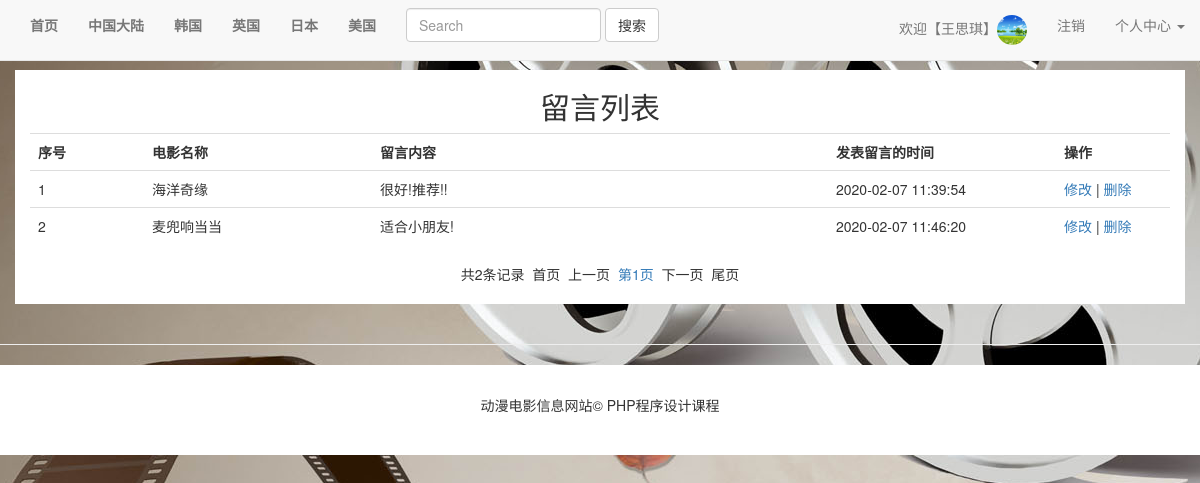
Screenshot of /myCommentList.php (signed in) with the database file from the repository.
### tables this page shows
CREATE TABLE `area`  (
  `aid` int(11) NOT NULL AUTO_INCREMENT,
  `areaname` varchar(20) NOT NULL,
  PRIMARY KEY (`aid`) USING BTREE
);

CREATE TABLE `users`  (
  `uid` int(11) NOT NULL AUTO_INCREMENT,
  `uname` varchar(10) NOT NULL,
  `password` varchar(32) NOT NULL,
  `gender` tinyint(4) NOT NULL,
  `tel` varchar(20) NOT NULL,
  `photo` varchar(30) NOT NULL,
  `email` varchar(30) NOT NULL,
  `createtime` datetime(0) NOT NULL,
  `updatetime` timestamp(0) NOT NULL DEFAULT current_timestamp() ON UPDATE CURRENT_TIMESTAMP(0),
  PRIMARY KEY (`uid`) USING BTREE
);

CREATE TABLE `comments`  (
  `cid` int(11) NOT NULL AUTO_INCREMENT,
  `content` text NOT NULL,
  `cdate` datetime(0) NOT NULL,
  `uid` int(11) NOT NULL,
  `vid` int(11) NOT NULL,
  PRIMARY KEY (`cid`) USING BTREE,
  INDEX `FK_comments_uid`(`uid`) USING BTREE,
  INDEX `FK_comments_vid`(`vid`) USING BTREE
);

CREATE TABLE `videos`  (
  `vid` int(11) NOT NULL AUTO_INCREMENT,
  `videoname` varchar(50) NOT NULL COMMENT '电影名称',
  `aid` int(11) NOT NULL COMMENT '区域',
  `pic` varchar(30) NOT NULL COMMENT '海报',
  `intro` text NOT NULL COMMENT '简介',
  `createtime` datetime(0) NOT NULL,
  `updatetime` timestamp(0) NOT NULL DEFAULT current_timestamp() ON UPDATE CURRENT_TIMESTAMP(0),
  `clicks` int(11) NOT NULL DEFAULT 0 COMMENT '点击次数',
  `downloads` int(11) NOT NULL DEFAULT 0 COMMENT '下载次数',
  `link` varchar(200) NOT NULL COMMENT '下载地址',
  PRIMARY KEY (`vid`) USING BTREE
);

### myCommentList.php (the view, shortened to what this page needs)
<?php
require_once('tpl/head.php');
$link=connect();
$uname=$_SESSION["user"];
$sql1="select uid from users where uname='$uname'";
$rs1=mysqli_query($link,$sql1)or die('查询1失败！'.mysqli_error($link));
$row1=mysqli_fetch_assoc($rs1);
$uid=$row1["uid"];
	if(!isset($_GET["page"]))
	$page=1;
	else{
		$page=$_GET["page"];
	}
  $sql = "select * from comments join videos on comments.vid=videos.vid where uid=$uid";
  $result = mysqli_query($link,$sql) or die('查询2失败！'.mysqli_error($link));
  $totalrows = mysqli_num_rows($result);
  $rowsperpage =10;
  $start = ($page-1) * $rowsperpage;
  $sql.= " limit {$start}, {$rowsperpage}";
  $result= mysqli_query($link,$sql) or die('查询3失败！'.mysqli_error($link));
  if($totalrows>0)
	  {
?>
<div class="container">
    <div class="row row-offcanvas row-offcanvas-right">
        <div class="col-xs-12 col-sm-12">
            <div class="row">
                <div class="col-xs-12 col-lg-12 mlist">
                    <h2 style="text-align:center;">留言列表 </h2>
             <table class="table table-hover">
			<tr>
			<th>序号</th>
			<th>电影名称</th>
			<th>留言内容</th>
			<th>发表留言的时间</th>
			<th>操作</th>
			</tr>
<?php
	$i=1;
	while($row=mysqli_fetch_assoc($result))
	{
 ?>
									<tr>
									<td width="10%"><?php
									echo $i++;
									?>
							    	<td width="20%"><?php
									echo $row["videoname"];
									?></td>
									<td width="40%"><?php
								echo $row["content"];
									?></td>
									<td width="20%"><?php
									echo $row["cdate"];
									?></td>
								<td width="10%">
					<a href="myCommentEdit.php?page=<?php
							echo $page;
						?>&cid=<?php
							echo $row["cid"];
						?>" title="">修改</a> |
					<a href="doMyCommentDelete.php?page=<?php
							echo $page;
						?>&cid=<?php
							echo $row["cid"];
						?>" title="" onclick="return confirm('确认删除吗？')">删除</a>
										</td>
									</tr>
									<?php
									}
									?>
                   </table>
                    <nav class="text-center">
<?php
  if($rowsperpage >= $totalrows)
      $totalpages = 1;
  else{
	  $totalpages = ceil($totalrows / $rowsperpage);
  }
  if($page>1){
	  $first = "<a href=?page=1>首页</a>";
	  $pre = "<a href=?page=".($page-1).">上一页</a>";
  }else{
	  $first = '首页';
	  $pre = '上一页';
  }
  if($page<$totalpages){
	  $last = "<a href=?page=$totalpages>尾页</a>";
	  $next = "<a href=?page=".($page+1).">下一页</a>";
  }else{
	  $last = '尾页';
	  $next = '下一页';
  }
  echo "共{$totalrows}条记录&nbsp;&nbsp;";
  echo "$first"."&nbsp;&nbsp;";
  echo "$pre"."&nbsp;&nbsp;";
  for($i=1;$i<=$totalpages;$i++)
		echo "<a href=?page=$i>第{$i}页</a>&nbsp;&nbsp;";
  echo "$next"."&nbsp;&nbsp;";
  echo "$last";
  ?>
  </nav>
                </div>
            </div>
        </div>
<?php
	}
else{
	echo '<h2 style="color:white;">您尚未评价任何影片，找不到您的评论记录</h2>';
}
?>
    </div>
</div>
   <?php
require_once('tpl/foot.php');
?>

### tpl/head.php (shortened to what this page needs)
<?php
$link=connect();
$sql="select * from area";
$rs=mysqli_query($link,$sql)or die('查询1失败！'.mysqli_error($link));
?>
<!DOCTYPE html>
<html lang="zh-cn">
<head>
	<link href="assets/css/bootstrap.min.css" rel="stylesheet">
	<link href="assets/css/play.css" rel="stylesheet">
	<link href="assets/css/offcanvas.css" rel="stylesheet">
    <link href="assets/css/style.css" rel="stylesheet">
</head>
<body>
<nav class="navbar navbar-fixed-top navbar-default">
  <div class="container-fluid">
    <div class="collapse navbar-collapse" id="bs-example-navbar-collapse-1">
      <ul class="nav navbar-nav" style="font-weight:bold">
        <li><a href="index.php">首页</a></li>
<?php
					while($row=mysqli_fetch_assoc($rs))
					{
?>
                <li><a href="list.php?aid=<?php  echo $row["aid"]; ?>">
                  <?php
                echo $row["areaname"];
                ?>
                </a></li>
<?php
}
?>
          </ul>
      <form   action="search.php"class="navbar-form navbar-left" role="search" >
        <div class="form-group">
          <input type="text" class="form-control"  name="videoname" placeholder="Search">
        </div>
        <button type="submit" class="btn btn-default">搜索</button>
      </form>
       <ul class="nav navbar-nav navbar-right">
<?php
if(!isset($_SESSION["user"])){
?>
          <li><a href="#" data-toggle="modal" data-target="#login">登录</a></li>
          <li><a href="#" data-toggle="modal" data-target="#reg">注册</a></li>
<?php
}else{
?>
<li><a href="#">欢迎【<?php echo $_SESSION["user"];?>】<img src="./images/<?php
      $username=$_SESSION["user"];
      $sqluser="select photo from users where uname='$username'";
      $result=mysqli_query($link,$sqluser);
      $rowuser=mysqli_fetch_assoc($result);
      echo $rowuser["photo"];
       ?>" alt="" width="30px" height="30px" class="img-circle"></a></li>
      <li><a href="logout.php">注销</a></li>
      <li class="dropdown">
          <a href="#" class="dropdown-toggle" data-toggle="dropdown" role="button" aria-haspopup="true" aria-expanded="false">个人中心 <span class="caret"></span></a>
</li>
<?php
}
 ?>
</ul>
    </div>
  </div>
</nav>

### tpl/foot.php (shortened to what this page needs)
   <hr>
    <footer>
    <p> 动漫电影信息网站&copy; PHP程序设计课程</P>
    </footer>
</body>
</html>

### assets/css/offcanvas.css (style rules this page uses)
html, body { overflow-x: hidden; }
body { padding-top: 70px; }
footer { padding: 30px 0; text-align: center; }

### assets/css/style.css (style rules this page uses)
body { background: url('../images/bg.jpg') no-repeat center center fixed; }
.mlist { background: rgba(255, 255, 255, 1); margin-bottom: 20px; padding-bottom:20px; }
footer { background-color: fff; background: rgba(255, 255, 255, 1); }
.navbar { min-height: 25px; }
.navbar a:link,.navbar a:visited { color:#000; }

### rows the page displays
area: areaname "中国大陆"
area: areaname "韩国"
area: areaname "英国"
area: areaname "日本"
area: areaname "美国"
users: photo (picture)
comments: vid.videoname "海洋奇缘", content "很好!推荐!!", cdate "2020-02-07 11:39:54"
comments: vid.videoname "麦兜响当当", content "适合小朋友!", cdate "2020-02-07 11:46:20"

### other values shown
$_SESSION["user"] "王思琪"
$totalrows "2"
$first "首页"
$pre "上一页"
$next "下一页"
$last "尾页"
